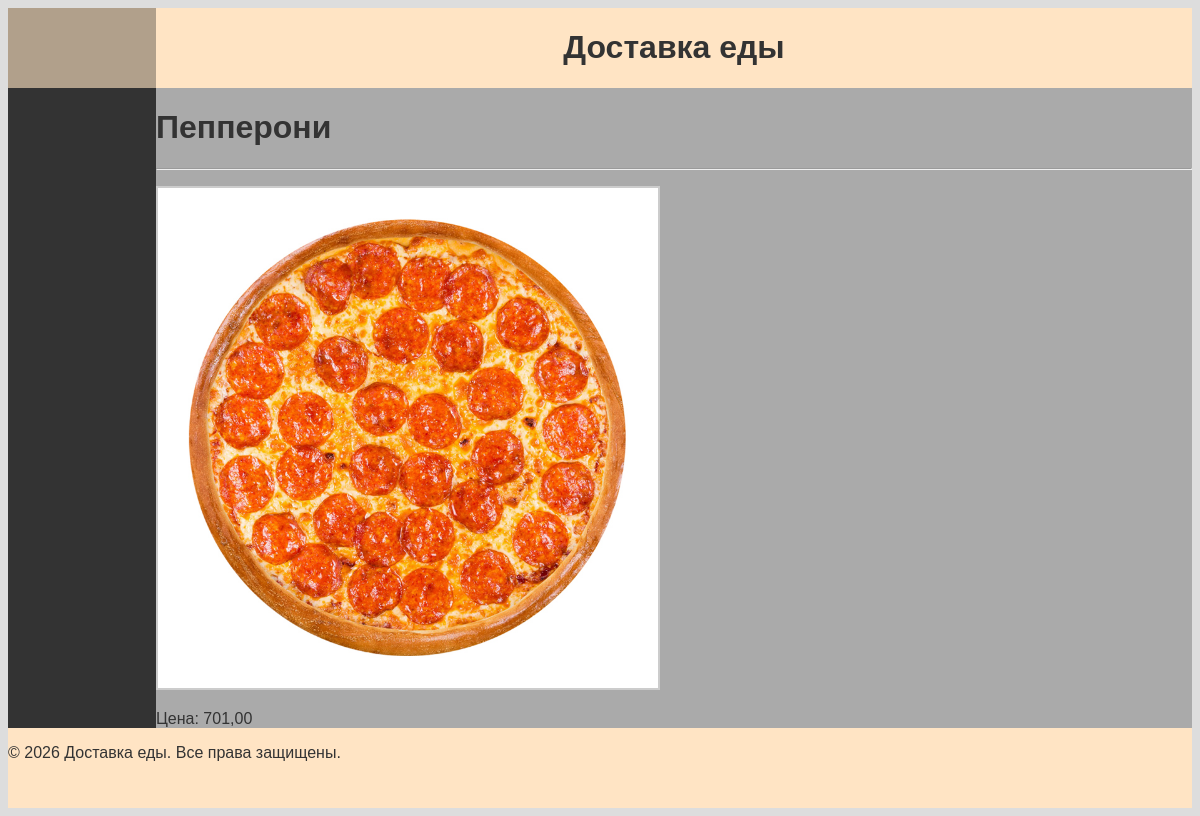
The app's page /catalog/2/pepperoni/ with its own data.
### catalog/models.py (models this page shows, shortened)
class Product(models.Model):
    category = models.ForeignKey(Category, related_name='products', on_delete=models.CASCADE)
    name = models.CharField(max_length=128)
    description = models.TextField(blank=True)
    price = models.DecimalField(max_digits=10, decimal_places=2)
    image = models.ImageField(upload_to='products/%Y/%m', blank=True)
    created_at = models.DateTimeField(auto_now_add=True)
    updated_at = models.DateTimeField(auto_now=True)
    in_stock = models.BooleanField(default=True)
    slug = models.SlugField(max_length=128, unique=True, blank=True, null=True)
    class Meta:
        ordering = ['name']

### catalog/views.py (the view)
# urls.py: path('catalog/<int:id>/<slug:slug>/', product_detail, name="product_detail"),
def product_detail(request, id, slug):
    product = get_object_or_404(Product, id=id, slug=slug)
    return render(request, 'catalog/detail.html', context={"product": product})

### catalog/templates/catalog/detail.html (shortened to what this page needs)
{% extends 'base.html' %}
{% load static %}
{% block content %}
    <div>
        <h1>{{ product.name }}</h1>
        <hr>
        <p><img src="{{ product.image.url }}" style="width:500px;height:500px;border:2px solid #CCCCCC;"></p>
        <p>Цена: {{ product.price }}</p>
         <p>{{ product.description }}</p>
    </div>
{% endblock %}

### static/css/style.css (style rules this page uses)
body { background-color: #DDDDDD; color: #333333; font-family: Arial, sans-serif; }

### records on screen
Product: name "Пепперони", image (picture), price "701,00"
